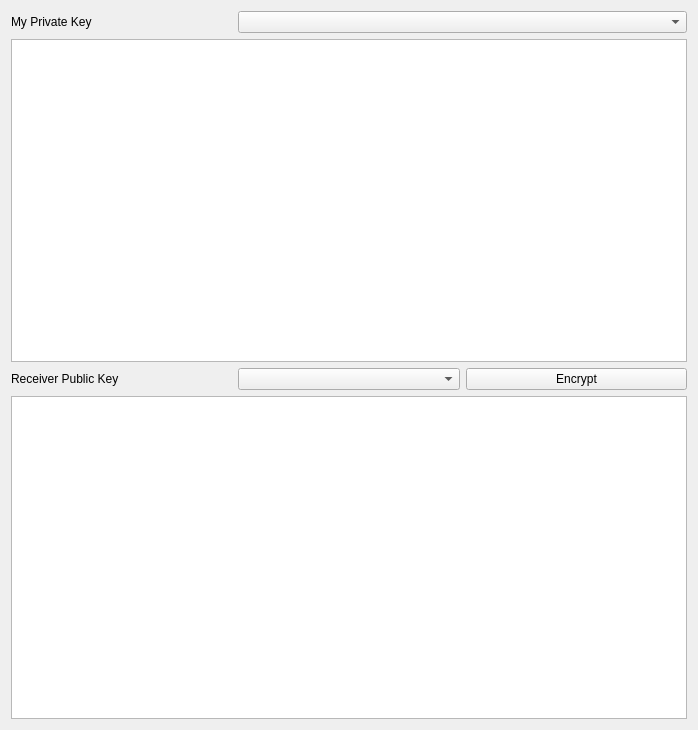
<?xml version="1.0" encoding="UTF-8"?>
<ui version="4.0">
 <class>CryptWindow</class>
 <widget class="QMainWindow" name="CryptWindow">
  <property name="geometry">
   <rect>
    <x>0</x>
    <y>0</y>
    <width>698</width>
    <height>730</height>
   </rect>
  </property>
  <property name="windowTitle">
   <string>CryptWindow</string>
  </property>
  <widget class="QWidget" name="centralWidget">
   <layout class="QGridLayout" name="gridLayout">
    <item row="2" column="1">
     <widget class="QComboBox" name="cb_to"/>
    </item>
    <item row="2" column="2">
     <widget class="QPushButton" name="pb_do">
      <property name="text">
       <string>Encrypt</string>
      </property>
     </widget>
    </item>
    <item row="2" column="0">
     <widget class="QLabel" name="l_to">
      <property name="text">
       <string>Receiver Public Key</string>
      </property>
     </widget>
    </item>
    <item row="0" column="0">
     <widget class="QLabel" name="l_my">
      <property name="text">
       <string>My Private Key</string>
      </property>
     </widget>
    </item>
    <item row="0" column="1" colspan="2">
     <widget class="QComboBox" name="cb_my"/>
    </item>
    <item row="1" column="0" colspan="3">
     <widget class="QPlainTextEdit" name="pte_src"/>
    </item>
    <item row="3" column="0" colspan="3">
     <widget class="QPlainTextEdit" name="pte_dst"/>
    </item>
   </layout>
  </widget>
 </widget>
 <layoutdefault spacing="6" margin="11"/>
 <resources/>
 <connections>
  <connection>
   <sender>pb_do</sender>
   <signal>clicked()</signal>
   <receiver>CryptWindow</receiver>
   <slot>encrypt()</slot>
   <hints>
    <hint type="sourcelabel">
     <x>693</x>
     <y>306</y>
    </hint>
    <hint type="destinationlabel">
     <x>736</x>
     <y>325</y>
    </hint>
   </hints>
  </connection>
 </connections>
 <slots>
  <slot>encrypt()</slot>
 </slots>
</ui>
